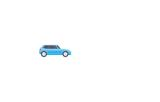
#> input picture EE 146 - Computer Vision/Lab 10 - Motion/car_frame1.jpg, 160 x 102 px
$ python lab10_part2.py
#> lines starting #> are read from the running program, lines starting #| are printed output that depends on the picture; after the words box and inside, x2 and y2 are one past the last pixel; in counts of white or black regions, pixels touching at a corner belong together
import numpy as np
import cv2 as cv

img1 = cv.imread('car_frame1.jpg')
#> img1 is the input picture: shape (102, 160, 3); mean B, G, R 253.8, 253.3, 252.3
img2 = cv.imread('car_frame2.jpg')
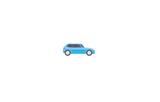
#> input picture EE 146 - Computer Vision/Lab 10 - Motion/car_frame2.jpg, 160 x 102 px
#> img2 is the input picture: shape (102, 160, 3); mean B, G, R 253.8, 253.3, 252.3
g1 = cv.cvtColor(img1, cv.COLOR_BGR2GRAY)
g2 = cv.cvtColor(img2, cv.COLOR_BGR2GRAY)

lk_params = dict(winSize=(15, 15),maxLevel=2,criteria=(cv.TERM_CRITERIA_EPS | cv.TERM_CRITERIA_COUNT, 10, 0.03))

corners = cv.goodFeaturesToTrack(g1, maxCorners=100, qualityLevel=0.3, minDistance=7)
#> corners = [[65, 53], [43, 53]]
p1, st, err = cv.calcOpticalFlowPyrLK(g1, g2, corners, None, **lk_params)
#> p1 = [[88.72, 51.75], [66.72, 51.74]]; st = [1, 1]; err = [7.73, 7.48]

g1_color = cv.cvtColor(g1, cv.COLOR_GRAY2BGR)
g2_color = cv.cvtColor(g2, cv.COLOR_GRAY2BGR)

for new, old in zip(p1[st == 1], corners[st == 1]):
    a, b = new.ravel()
    c, d = old.ravel()
    g1_color = cv.circle(g1_color, (int(c), int(d)), 5, (0, 255, 0), -1)
    g2_color = cv.circle(g2_color, (int(a), int(b)), 5, (0, 255, 0), -1)
    g2_color = cv.line(g2_color, (int(a), int(b)), (int(c), int(d)), (0, 0, 255), 2)
#> this loop made 2 passes
#> (a, b, c, d) on passes 1 to 2: (88.72, 51.75, 65, 53), (66.72, 51.74, 43, 53)
#> pass 1, `g1_color = cv.circle(g1_color, (int(c), int(d)), 5, (0, 255, 0), -1)`:
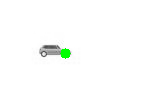
#> g1_color: shape (102, 160, 3); mean B, G, R 252.2, 253.4, 252.2
#> pass 1, `g2_color = cv.circle(g2_color, (int(a), int(b)), 5, (0, 255, 0), -1)`:
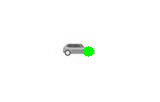
#> g2_color: shape (102, 160, 3); mean B, G, R 252.2, 253.5, 252.2
#> pass 1, `g2_color = cv.line(g2_color, (int(a), int(b)), (int(c), int(d)), (0, 0..`:
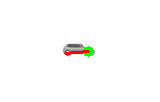
#> g2_color: shape (102, 160, 3); 0.45% of pixels changed, all inside (x1, y1, x2, y2) = (64, 50, 90, 55)
#> pass 2, `g1_color = cv.circle(g1_color, (int(c), int(d)), 5, (0, 255, 0), -1)`:
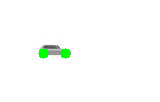
#> g1_color: shape (102, 160, 3); 0.5% of pixels changed, all inside (x1, y1, x2, y2) = (38, 48, 49, 59)
#> after the loop:
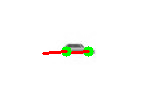
#> g2_color: shape (102, 160, 3); 0.83% of pixels changed, all inside (x1, y1, x2, y2) = (42, 46, 72, 57)

result = np.concatenate((g1_color, g2_color), axis=1)
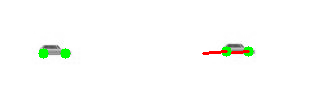
#> result: shape (102, 320, 3); mean B, G, R 250.7, 252.9, 251.7
cv.imshow('Motion Vectors', result)
cv.waitKey(0)
cv.destroyAllWindows()
